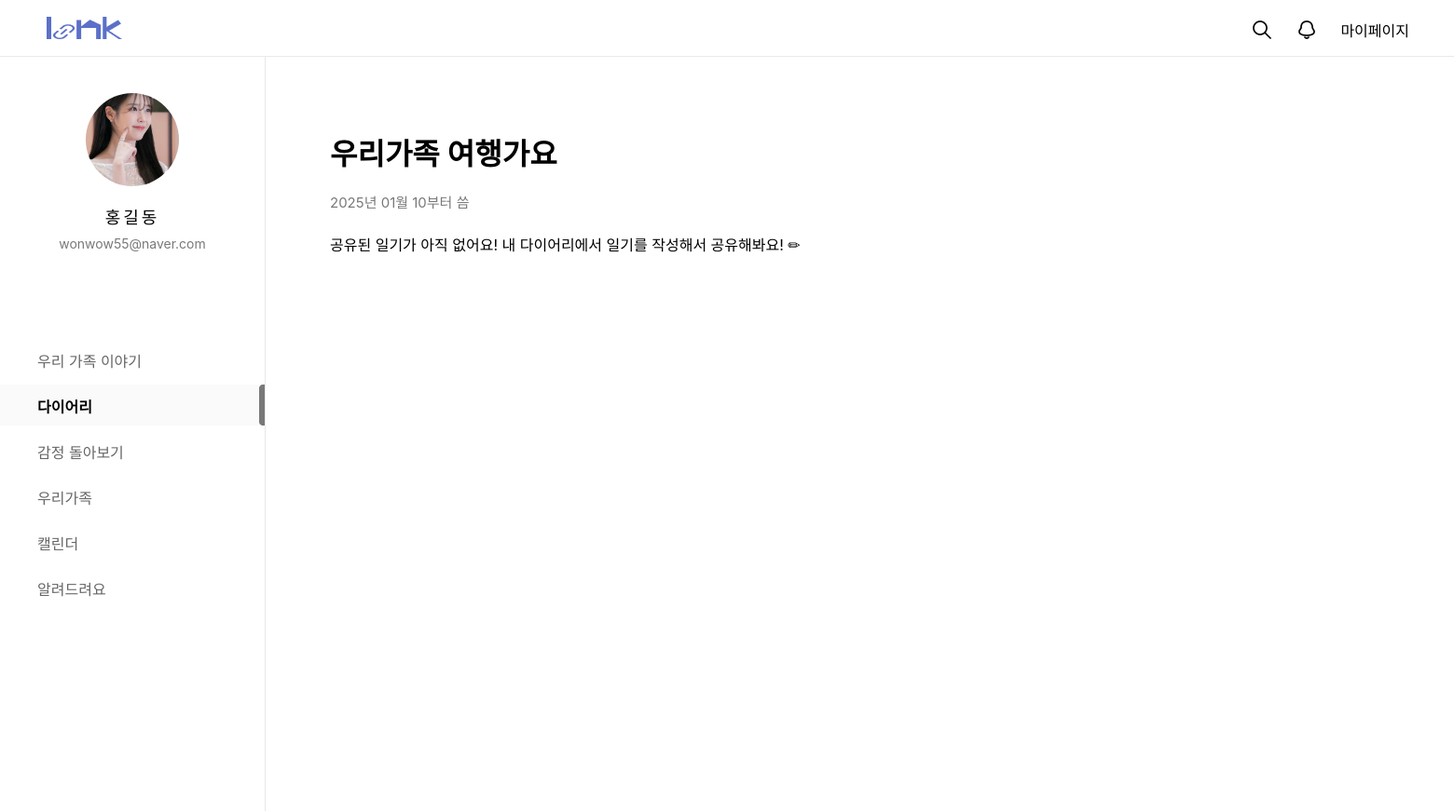
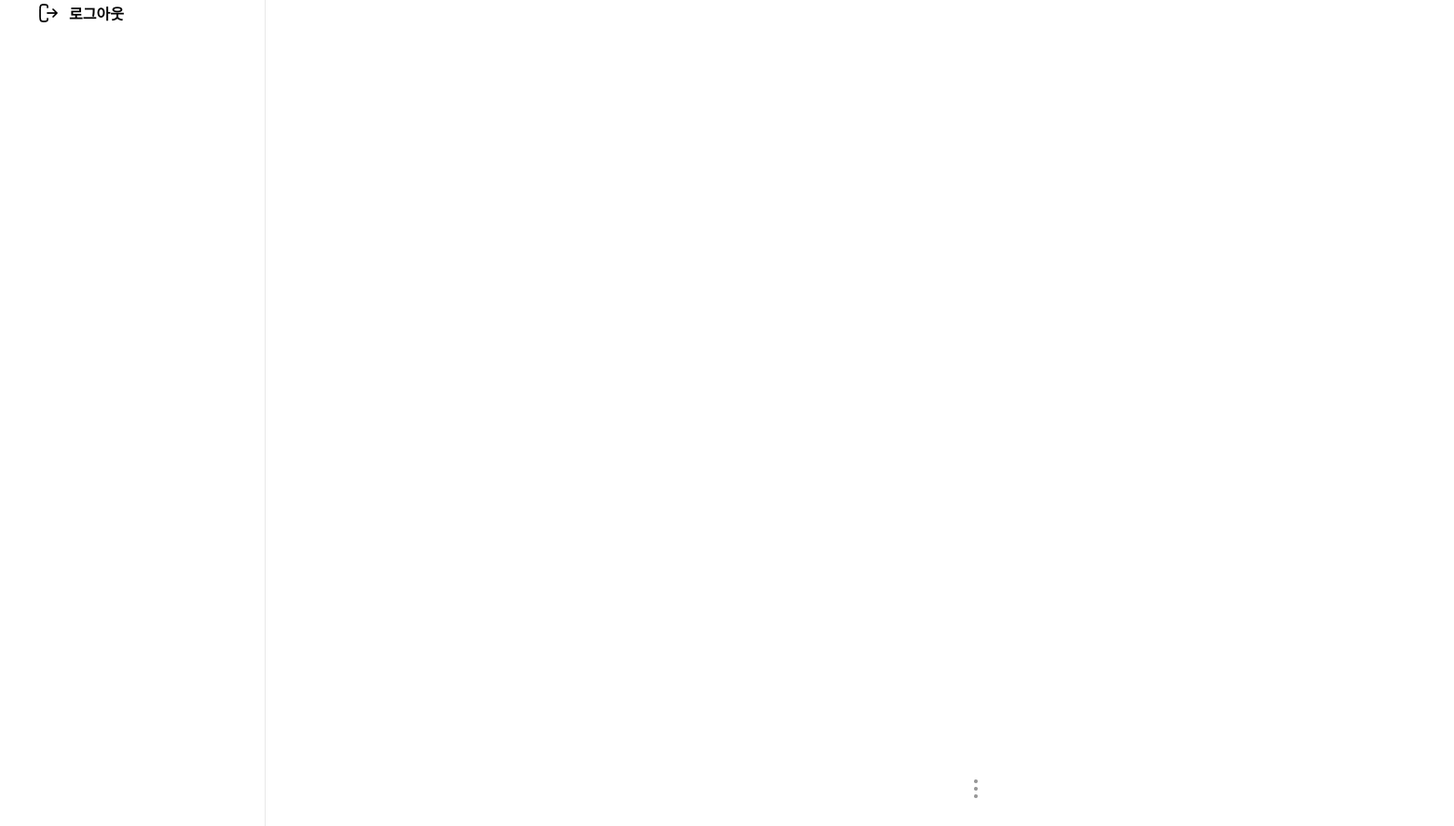
Screenshot of /diary/CdiaryList/ (signed in) with the database file from the repository (2 pictures, top to bottom).
### mypage/models.py (models this page shows, shortened)
class Img(models.Model):
  id = models.CharField(max_length=50, primary_key=True)  # 고유한 ID
  img = models.ImageField(upload_to='images/', null=True, blank=True, default='../static/images/calendar1/default_profile.png')  # 디폴트 이미지 설정

### loginpage/models.py (models this page shows, shortened)
class Member(models.Model):
  id = models.CharField(max_length=50,primary_key=True)
  pw = models.CharField(max_length=100)
  name = models.CharField(max_length=100)
  nicName = models.CharField(max_length=100,default='123')
  mail = models.EmailField(max_length=100)
  birthday = models.CharField(max_length=50)
  gender = models.CharField(max_length=10,choices=[('남자', '남자'), ('여자', '여자')])
  mdate = models.DateTimeField(auto_now=True)
  created_group = models.OneToOneField(
        'diary.GroupDiary',  # '앱이름.모델이름' 형식
        on_delete=models.SET_NULL,
        null=True,
        blank=True,
        related_name='creator'
    )
  joined_group = models.ForeignKey(
        'diary.GroupDiary',  # '앱이름.모델이름' 형식
        on_delete=models.SET_NULL,
        null=True,
        blank=True,
        related_name='members'
    )

### diary/models.py (models this page shows, shortened)
class GroupDiary(models.Model):
  gno = models.IntegerField(default=0, null=False)
  member = models.ForeignKey(Member,on_delete=models.DO_NOTHING, null=False)
  gtitle = models.CharField(max_length=200)
  gName = models.CharField(max_length=100, null=False, default="우리 가족") # 그룹이름
  created_at = models.DateTimeField(auto_now_add=True)
  role = models.IntegerField(default=1)

### diary/views.py (the view)
# urls.py: path('CdiaryList/', views.CdiaryList, name="CdiaryList"), # 생성한 다이어리 리스트
def CdiaryList(request):
	if request.method == "GET":
			id = request.session.get('session_id')  # 현재 사용자의 ID 가져오기
			member = Member.objects.filter(id=id).first()
			qb = Img.objects.filter(id=id).first()
			if not member:
					return HttpResponse("사용자 정보가 존재하지 않습니다.", status=400)
			if member.created_group:
				created_group = member.created_group
				joined_group = GroupDiary.objects.filter(gno=created_group.gno)
				diaries = Content.objects.filter(group_diary=created_group,  # 그룹 다이어리 기준으로
						group_diary__isnull=False  # group_diary가 None이 아닌 게시글만
				).order_by('-cdate')  # 최신순 정렬
			else:
					diaries = None  # 그룹에 속하지 않으면 게시글 없음
					created_group = None  # 그룹정보 없음
			return render(request, 'CdiaryList.html', {
					'diaries': diaries,            # 다이어리 리스트
					'created_group': created_group,  # 그룹 정보
					'info': member,                  # 내정보
					'qb':qb,
			})

### diary/templates/CdiaryList.html (shortened to what this page needs)
{% load static %}
<!DOCTYPE html>
<html lang="ko">
<head>
  <link rel="stylesheet" href="{% static '/css/diary/Mdiary_list.css'%}">
  <link rel="stylesheet" href="{% static '/css/home/main.css'%}">
  <link rel="stylesheet" as="style" crossorigin href="https://cdn.jsdelivr.net/gh/orioncactus/pretendard@v1.3.9/dist/web/variable/pretendardvariable.min.css" />
</head>
</head>
<body>
<div id="top_nav">
  <h1><a href="/main/index/"></a></h1>
  <ul class="top_menu">
    <li><a href="#"><img src="/static/images/home/search_icon.png" alt=""></a></li>
    <li><a href="#"><img src="/static/images/home/bell_off_icon.png" alt=""></a></li>
    <li><a href="/mypage/main/">마이페이지</a></li>
  </ul>
</div>
<div id="gnb">
  <div id="user_profile">
    <div id="pimg">
      <img src="{{ qb.img.url }}" alt="" />
    </div>
    <p id="uName">{{info.name}}</p>
    <p id="uEmail">{{info.mail}}</p>
  </div>
  <nav id="menu">
    <ul>
      <a href="/main/index/"><li class="menu_item">우리 가족 이야기</li></a>
      <a href="/diary/diaryHome/"><li class="menu_item active">다이어리</li></a>
      <a href="/emotion/main/"><li class="menu_item">감정 돌아보기</li></a>
      <a href="/family1/fam/"><li class="menu_item">우리가족</li></a>
      <a href="/calendar1/cal/"><li class="menu_item">캘린더</li></a>
      <a href="/customer/"><li class="menu_item">알려드려요</li></a>
    </ul>
  </nav>
  <div id="logout">
    <a href="/main/logout/"><span>로그아웃</span></a>
  </div>
</div>
<div id="main_area">
  <div id="title_area">
    <p id="infoTit">
      {% if created_group %}
        {{created_group.gtitle}}
      {% else %}
        내 다이어리 이름을 설정해 주세요.
      {% endif %}
      {% if created_group %}
        <span><div id="modify_del_slide_1">
          <button type="button" id="addBtn">
          <img src="/static/images/customer/addBtn.png" alt="" id="openModal_1" style="cursor: pointer;">
          </button></span>
        </div></span>
      {% endif %}
    <p id="dateTit">{{created_group.created_at|date:"Y년 m월 d부터 씀"}}</p>
  </div>
  <div id="list_area">
    {% if diaries %}
    {% for diary in diaries %}
    <div class="list_group">
      <a href="/diary/Cdiary_view/{{diary.cno}}/?pageNum={{forloop.revcounter}}">
        <div class="wrap_cont">
          <span class="tit_post"><span class="num_txt">{{forloop.revcounter}}</span>{{diary.ctitle}}</span>
          <p class="desc_cont">
            <span class="diaryTit">{{diary.member.name}}</span><span class="space"> | </span>
            <span class="list_txt">{{diary.ccontent}}
            </span>
          </p>
        </div>
        <dl class="list_post_info">
          <dd class="txt_g">
            <span>{{ diary.cdate|date:"Y.m.d" }}</span><span class="space"> | </span>
            <span>댓글</span><span>01</span><span class="space"> | </span>
            <span>좋아요</span><span>02</span>
          </dd>
        </dl>
      </a>
    </div>
    {% endfor %}
    {% else %}
    공유된 일기가 아직 없어요! 내 다이어리에서 일기를 작성해서 공유해봐요! ✏
    {% endif %}
    </div>
</body>
</html>

### static/css/diary/Mdiary_list.css (style rules this page uses)
* { margin:0; padding:0; font-family: "Pretendard Variable", Pretendard, -apple-system, BlinkMacSystemFont, system-ui, Roboto, "Helvetica Neue", "Segoe UI", "Apple SD Gothic Neo", "Noto Sans KR", "Malgun Gothic", "Apple Color Emoji", "Segoe UI Emoji", "Segoe UI Symbol", sans-serif; }
a { text-decoration: none; color:inherit }
#main_area { width:1391px; height:2252px; margin-left:284px; padding-top: 110px; padding-left: 70px; }
#title_area { width:1457px; height:140px; }
#infoTit { font-size:32px; font-weight:610; padding-bottom:20px; padding-top:30px; }
#addBtn { border:none; background:none; margin-right:150px; display:flex; padding-left: 860px; }
#modify_del_slide_1, #modify_del_slide_2 { position: relative; position: absolute; right: 0; bottom: 730px; }
#dateTit { font-size:15px; color:#797979; margin-bottom:20px; }
#list_area { width:1457px; height:1989px; }

### static/css/home/main.css (style rules this page uses)
* { margin: 0; padding: 0; font-family: "Pretendard Variable", Pretendard, -apple-system, BlinkMacSystemFont, system-ui, Roboto, "Helvetica Neue", "Segoe UI", "Apple SD Gothic Neo", "Noto Sans KR", "Malgun Gothic", "Apple Color Emoji", "Segoe UI Emoji", "Segoe UI Symbol", sans-serif; }
button { cursor: pointer; }
a { text-decoration: none; color: inherit; cursor: pointer; }
ol, ul { list-style: none; }
#top_nav { width: 100%; height: 60px; background: #fff; border-bottom: 1px solid #E9E9E9; position: fixed; z-index: 1000; }
#gnb { width: 284px; height: 100%; overflow-y: auto; position: fixed; top : 60px; border-right: 1px solid #E9E9E9; background: #fff; }
#user_profile { width: 284px; height: 264px; text-align: center; }
#uName { font-size: 18px; font-weight: 500; letter-spacing: 3px; line-height: 21px; margin-top:23px }
#uEmail { font-size: 14px; font-weight: 400; line-height: 17px; color: #797979; margin-top:9px }
#pimg { width: 100px; height: 100px; border-radius: 100%; overflow: hidden; margin: 40px auto 0; }
#pimg img { width: 100%; height: 100%; object-fit: cover; }
#menu ul { list-style: none; padding-left: 0; margin-bottom: 220px; }
#menu ul li { height: 44px; padding: 11px 0 11px 40px; margin-bottom: 5px; box-sizing: border-box; transition: background-color 0.3s, color 0.3s; }
.menu_item { font-size: 16px; font-weight: 400; color: #666; }
.menu_item.active { font-size: 16px; font-weight: 600; color: #000; background-color: #FAFAFA; background-image: url(../../images/home/menu_bar.png); background-repeat: no-repeat; background-position: right center; }
#logout { font-size: 16px; font-weight: 600; margin-left: 40px; background-image: url(../../images/home/logout_icon.png); background-repeat: no-repeat; background-position: left center; }
#logout span { margin-left: 34px; }
#top_nav>h1 { width: 81px; height: 24px; background: url('../../images/home/logo_sample.png') no-repeat; position: absolute; left:50px; top:18px; }
.top_menu { display: flex; gap: 24px; justify-content: flex-end; margin-right: 48px; padding-top: 20px; box-sizing: border-box; }

### rows the page displays
Img: img (picture)
Member: name "홍길동", mail "wonwow55@naver.com"
GroupDiary: gtitle "우리가족 여행가요", created_at "2025년 01월 10부터 씀"
